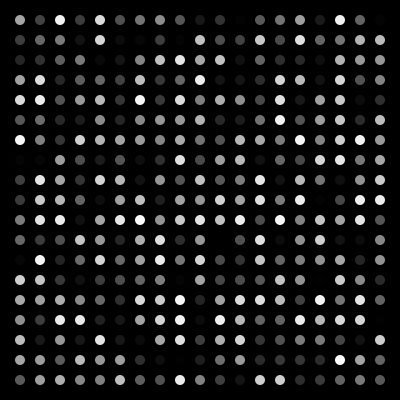
Frame 1 (no input)
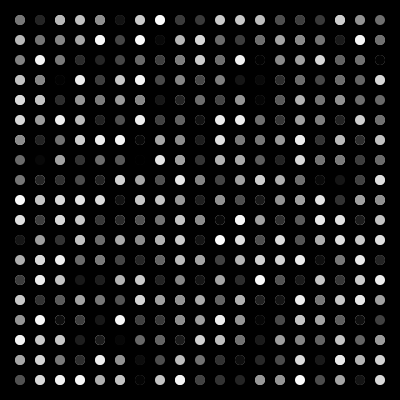
Frame 2 (the mouse pressed at the canvas centre, redrawn once)

The Processing sketch that drew these frames (run headless with seeded random() and noise(); the mouse was pressed at the canvas centre and the sketch redrawn once):

// Processing sketch: Trame_01
// ── Trame_01.pde
///////////////////////////////////////////
/*
 ++++++++++++++++++++++++++++++++++++++++++
 SYSTÈMES GRAPHIQUES 0.5 (2012)
 AN INTRODUCTORY COURSE TO CREATIVE 
 CODING FOR GRAPHIC DESIGN STUDENTS.
 
 IMPLEMENTED BY THE FREE ART BUREAU 
 www.freeartbureau.org
 ++++++++++++++++++++++++++++++++++++++++++
 LES BASES : UNE TRAME
 SKETCH : TRAME_01
 PARENT SKETCH : NONE
 TYPE : STATIQUE
 */
/////////////////////////// GLOBALS ////////////////////////////

int trameRes = 20; // Résolution de notre trame (x & y)
/////////////////////////// SETUP ////////////////////////////

void setup() {
  size(400, 400);
  background(0);
  smooth();
  fill(255);
  noStroke();
  noLoop();
}

/////////////////////////// DRAW ////////////////////////////
void draw() {

  // Notez bien les valeurs pour les boucles FOR
  // Il s'agit d'une autre manière de dessiner une trame
  for (int gridY = 1; gridY < trameRes; gridY++) {
    for (int gridX = 1;  gridX < trameRes; gridX++) {
      
      // Notez bien cette autre méthode
      int posX = width/trameRes * gridX; //Calculer la position X par rapport à la résolution de notre trame et la largeur de notre plan de travail
      int posY = height/trameRes * gridY; //Calculer la position Y par rapport à la résolution de notre trame et la hauteur de notre plan de travail
      
      color myc = (int)random(255);
      fill(myc);
      ellipse(posX, posY, 10, 10);
      
      //Si on veut calculer la taille de notre forme en respectant
      //la résoulution de notre trame, utilisez cette ligne de code.
      //ellipse(posX, posY, height/trameRes, width/trameRes);
    }
  }
}

/////////////////////////// FUNCTIONS ////////////////////////////
